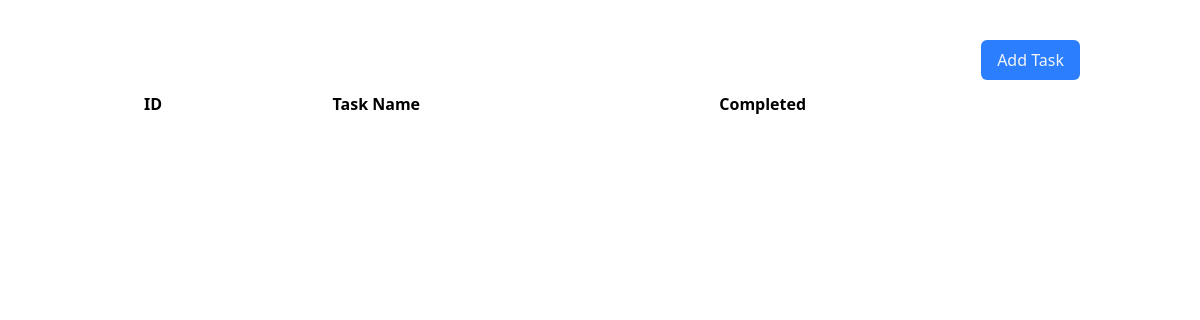
/to-do-list/, run on an earlier commit of the app's database.
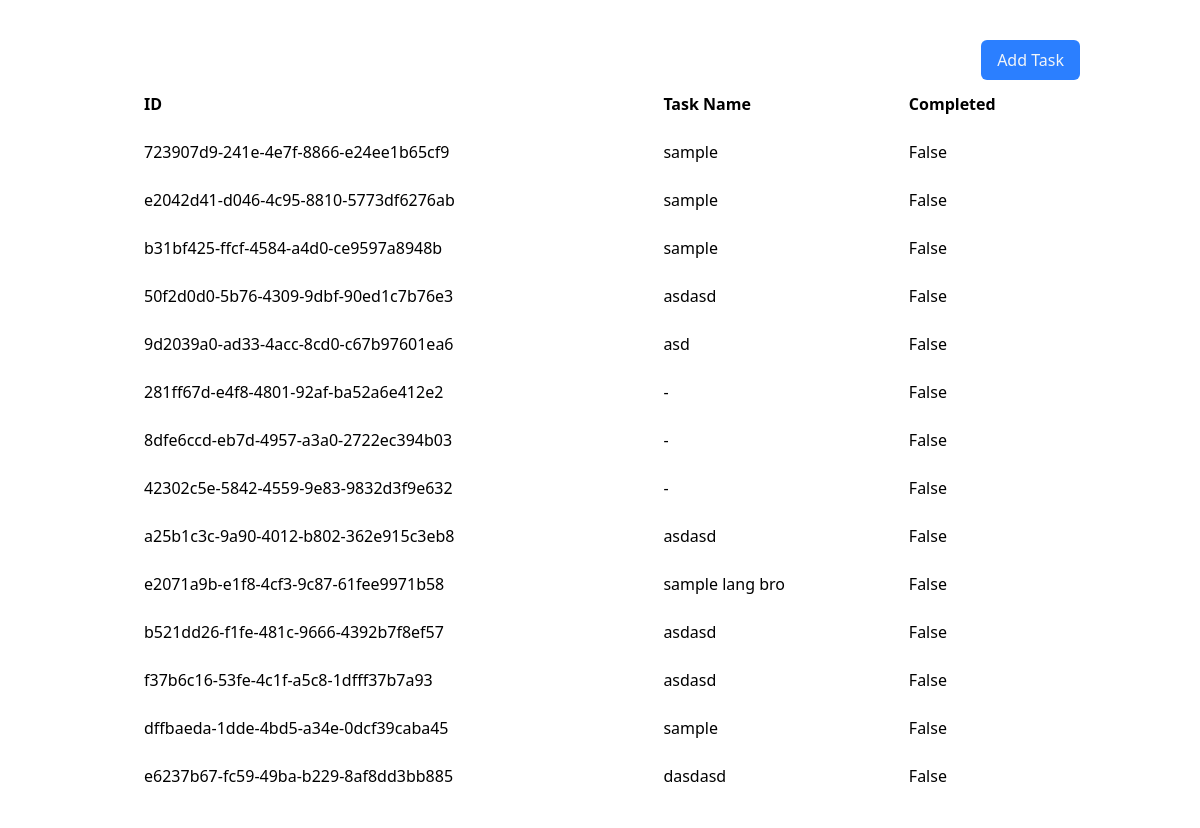
And on a later commit of the database.
### to_do_list/models.py (models this page shows)
class Todo(models.Model):
    id = models.UUIDField(primary_key=True)
    task = models.CharField(max_length=255)
    completed = models.BooleanField()
    created_at = models.DateField(auto_now_add=True)
    updated_at = models.DateField(auto_now=True)

### to_do_list/views.py (the view)
# urls.py: path("", views.index, name="index"),
def index(request):
    todos = Todo.objects.all()
    return render(request, 'to_do_list/index.html', {
        'message': 'This is your first template!',
        'todos': todos
    })

### to_do_list/templates/to_do_list/index.html (shortened to what this page needs)
{% extends "to_do_list/base.html" %}
{% block content %}
    <div class="flex flex-col w-full px-30 py-10">
        <button popovertarget="addTask" class="p-[8px_16px] bg-blue-500 rounded-[6px] text-slate-100 w-fit self-end">Add Task</button>
        <table class="w-full bg-white rounded-lg overflow-hidden">
            <thead>
                <tr>
                    <th class="py-3 px-6 text-left">ID</th>
                    <th class="py-3 px-6 text-left">Task Name</th>
                    <th class="py-3 px-6 text-left">Completed</th>
            </thead>
            <tbody>
                {% for todo in todos %}
                    <tr>
                        <td class="py-3 px-6">{{todo.id}}</td>
                        <td class="py-3 px-6">{{todo.task|default:"-"}}</td>
                        <td class="py-3 px-6">{{todo.completed}}</td>
                    </tr>
                {% endfor %}
            </tbody>
        </table>
    </div>
{% endblock %}

What changed in the data, as far as the page shows it:
added Todo: id "723907d9-241e-4e7f-8866-e24ee1b65cf9", task "sample", completed "False"
added Todo: id "e2042d41-d046-4c95-8810-5773df6276ab", task "sample", completed "False"
added Todo: id "b31bf425-ffcf-4584-a4d0-ce9597a8948b", task "sample", completed "False"
added Todo: id "50f2d0d0-5b76-4309-9dbf-90ed1c7b76e3", task "asdasd", completed "False"
added Todo: id "9d2039a0-ad33-4acc-8cd0-c67b97601ea6", task "asd", completed "False"
added Todo: id "281ff67d-e4f8-4801-92af-ba52a6e412e2", task "-", completed "False"
added Todo: id "8dfe6ccd-eb7d-4957-a3a0-2722ec394b03", task "-", completed "False"
added Todo: id "42302c5e-5842-4559-9e83-9832d3f9e632", task "-", completed "False"
added Todo: id "a25b1c3c-9a90-4012-b802-362e915c3eb8", task "asdasd", completed "False"
added Todo: id "e2071a9b-e1f8-4cf3-9c87-61fee9971b58", task "sample lang bro", completed "False"
added Todo: id "b521dd26-f1fe-481c-9666-4392b7f8ef57", task "asdasd", completed "False"
added Todo: id "f37b6c16-53fe-4c1f-a5c8-1dfff37b7a93", task "asdasd", completed "False"
added Todo: id "dffbaeda-1dde-4bd5-a34e-0dcf39caba45", task "sample", completed "False"
added Todo: id "e6237b67-fc59-49ba-b229-8af8dd3bb885", task "dasdasd", completed "False"
